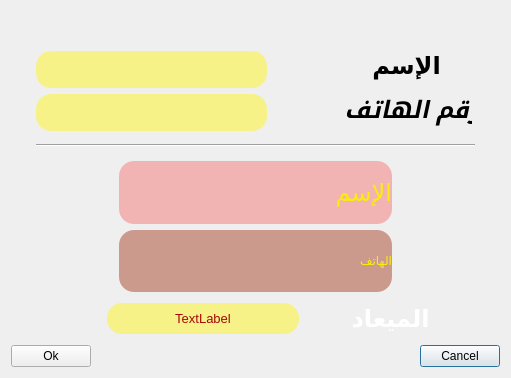
<?xml version="1.0" encoding="UTF-8"?>
<ui version="4.0">
 <class>DailyPatientInfo</class>
 <widget class="QDialog" name="DailyPatientInfo">
  <property name="geometry">
   <rect>
    <x>0</x>
    <y>0</y>
    <width>511</width>
    <height>378</height>
   </rect>
  </property>
  <property name="windowTitle">
   <string>Dialog</string>
  </property>
  <property name="layoutDirection">
   <enum>Qt::RightToLeft</enum>
  </property>
  <property name="styleSheet">
   <string notr="true"/>
  </property>
  <layout class="QVBoxLayout" name="verticalLayout_4">
   <item>
    <spacer name="verticalSpacer">
     <property name="orientation">
      <enum>Qt::Vertical</enum>
     </property>
     <property name="sizeType">
      <enum>QSizePolicy::Fixed</enum>
     </property>
     <property name="sizeHint" stdset="0">
      <size>
       <width>20</width>
       <height>40</height>
      </size>
     </property>
    </spacer>
   </item>
   <item>
    <layout class="QHBoxLayout" name="horizontalLayout">
     <item>
      <spacer name="horizontalSpacer_10">
       <property name="orientation">
        <enum>Qt::Horizontal</enum>
       </property>
       <property name="sizeType">
        <enum>QSizePolicy::Fixed</enum>
       </property>
       <property name="sizeHint" stdset="0">
        <size>
         <width>28</width>
         <height>18</height>
        </size>
       </property>
      </spacer>
     </item>
     <item>
      <layout class="QVBoxLayout" name="verticalLayout">
       <item>
        <widget class="QLabel" name="label">
         <property name="sizePolicy">
          <sizepolicy hsizetype="Expanding" vsizetype="Preferred">
           <horstretch>0</horstretch>
           <verstretch>0</verstretch>
          </sizepolicy>
         </property>
         <property name="minimumSize">
          <size>
           <width>105</width>
           <height>30</height>
          </size>
         </property>
         <property name="styleSheet">
          <string notr="true">font: 57 oblique 17pt &quot;Tlwg Typo&quot;;</string>
         </property>
         <property name="text">
          <string>&lt;html&gt;&lt;head/&gt;&lt;body&gt;&lt;p align=&quot;center&quot;&gt;&lt;span style=&quot; font-size:18pt; font-weight:600; color:#000000;&quot;&gt;الإسم&lt;/span&gt;&lt;/p&gt;&lt;/body&gt;&lt;/html&gt;</string>
         </property>
        </widget>
       </item>
       <item>
        <widget class="QLabel" name="label_2">
         <property name="sizePolicy">
          <sizepolicy hsizetype="Expanding" vsizetype="Preferred">
           <horstretch>0</horstretch>
           <verstretch>0</verstretch>
          </sizepolicy>
         </property>
         <property name="minimumSize">
          <size>
           <width>105</width>
           <height>32</height>
          </size>
         </property>
         <property name="text">
          <string>&lt;html&gt;&lt;head/&gt;&lt;body&gt;&lt;p align=&quot;center&quot;&gt;&lt;span style=&quot; font-size:18pt; font-weight:600; font-style:italic; color:#000000;&quot;&gt;رقم الهاتف&lt;/span&gt;&lt;/p&gt;&lt;/body&gt;&lt;/html&gt;</string>
         </property>
        </widget>
       </item>
      </layout>
     </item>
     <item>
      <spacer name="horizontalSpacer">
       <property name="orientation">
        <enum>Qt::Horizontal</enum>
       </property>
       <property name="sizeType">
        <enum>QSizePolicy::Fixed</enum>
       </property>
       <property name="sizeHint" stdset="0">
        <size>
         <width>68</width>
         <height>20</height>
        </size>
       </property>
      </spacer>
     </item>
     <item>
      <layout class="QVBoxLayout" name="verticalLayout_3">
       <item>
        <widget class="QLineEdit" name="daily_patient_name_line_edit">
         <property name="sizePolicy">
          <sizepolicy hsizetype="Expanding" vsizetype="Fixed">
           <horstretch>0</horstretch>
           <verstretch>0</verstretch>
          </sizepolicy>
         </property>
         <property name="minimumSize">
          <size>
           <width>231</width>
           <height>37</height>
          </size>
         </property>
         <property name="font">
          <font>
           <family>URW Palladio L</family>
           <pointsize>17</pointsize>
           <weight>50</weight>
           <italic>true</italic>
           <bold>false</bold>
          </font>
         </property>
         <property name="autoFillBackground">
          <bool>false</bool>
         </property>
         <property name="styleSheet">
          <string notr="true">color: rgb(0, 0, 0);
font: italic 17pt &quot;URW Palladio L&quot;;
background-color: rgba(255, 245, 3, 112);
border-radius: 15px;</string>
         </property>
         <property name="locale">
          <locale language="Arabic" country="Egypt"/>
         </property>
         <property name="inputMask">
          <string/>
         </property>
         <property name="alignment">
          <set>Qt::AlignCenter</set>
         </property>
        </widget>
       </item>
       <item>
        <widget class="QLineEdit" name="daily_patient_phone_number_line_edit">
         <property name="sizePolicy">
          <sizepolicy hsizetype="Expanding" vsizetype="Fixed">
           <horstretch>0</horstretch>
           <verstretch>0</verstretch>
          </sizepolicy>
         </property>
         <property name="minimumSize">
          <size>
           <width>231</width>
           <height>37</height>
          </size>
         </property>
         <property name="font">
          <font>
           <family>URW Palladio L</family>
           <pointsize>17</pointsize>
           <weight>50</weight>
           <italic>true</italic>
           <bold>false</bold>
          </font>
         </property>
         <property name="styleSheet">
          <string notr="true">color: rgb(0, 0, 0);
font: italic 17pt &quot;URW Palladio L&quot;;
background-color: rgba(255, 245, 3, 112);
border-radius: 15px;</string>
         </property>
         <property name="inputMask">
          <string/>
         </property>
         <property name="maxLength">
          <number>32767</number>
         </property>
         <property name="alignment">
          <set>Qt::AlignCenter</set>
         </property>
        </widget>
       </item>
      </layout>
     </item>
     <item>
      <spacer name="horizontalSpacer_9">
       <property name="orientation">
        <enum>Qt::Horizontal</enum>
       </property>
       <property name="sizeType">
        <enum>QSizePolicy::Fixed</enum>
       </property>
       <property name="sizeHint" stdset="0">
        <size>
         <width>25</width>
         <height>18</height>
        </size>
       </property>
      </spacer>
     </item>
    </layout>
   </item>
   <item>
    <layout class="QHBoxLayout" name="horizontalLayout_2">
     <item>
      <spacer name="horizontalSpacer_12">
       <property name="orientation">
        <enum>Qt::Horizontal</enum>
       </property>
       <property name="sizeType">
        <enum>QSizePolicy::Fixed</enum>
       </property>
       <property name="sizeHint" stdset="0">
        <size>
         <width>25</width>
         <height>18</height>
        </size>
       </property>
      </spacer>
     </item>
     <item>
      <widget class="Line" name="line">
       <property name="minimumSize">
        <size>
         <width>424</width>
         <height>5</height>
        </size>
       </property>
       <property name="styleSheet">
        <string notr="true">background-image: url(:/images/wooden_back1.jpg);</string>
       </property>
       <property name="orientation">
        <enum>Qt::Horizontal</enum>
       </property>
      </widget>
     </item>
     <item>
      <spacer name="horizontalSpacer_11">
       <property name="orientation">
        <enum>Qt::Horizontal</enum>
       </property>
       <property name="sizeType">
        <enum>QSizePolicy::Fixed</enum>
       </property>
       <property name="sizeHint" stdset="0">
        <size>
         <width>25</width>
         <height>18</height>
        </size>
       </property>
      </spacer>
     </item>
    </layout>
   </item>
   <item>
    <layout class="QHBoxLayout" name="horizontalLayout_6">
     <item>
      <spacer name="horizontalSpacer_6">
       <property name="orientation">
        <enum>Qt::Horizontal</enum>
       </property>
       <property name="sizeType">
        <enum>QSizePolicy::Fixed</enum>
       </property>
       <property name="sizeHint" stdset="0">
        <size>
         <width>108</width>
         <height>20</height>
        </size>
       </property>
      </spacer>
     </item>
     <item>
      <layout class="QVBoxLayout" name="verticalLayout_2">
       <item>
        <widget class="QLabel" name="label_3">
         <property name="styleSheet">
          <string notr="true">background-color: rgba(251, 0, 0, 64);
font: 14pt &quot;URW Gothic L&quot;;
color: rgb(248, 238, 9);
border-radius: 15px;</string>
         </property>
         <property name="text">
          <string>&lt;html&gt;&lt;head/&gt;&lt;body&gt;&lt;p align=&quot;right&quot;&gt;&lt;span style=&quot; font-size:18pt;&quot;&gt;الإسم&lt;/span&gt;&lt;/p&gt;&lt;/body&gt;&lt;/html&gt;</string>
         </property>
        </widget>
       </item>
       <item>
        <widget class="QLabel" name="label_4">
         <property name="styleSheet">
          <string notr="true">background-color: rgba(159, 44, 15, 112);
font: 57 italic 16pt &quot;URW Chancery L&quot;;
color: rgb(248, 238, 9);
border-radius: 15px;</string>
         </property>
         <property name="text">
          <string>&lt;html&gt;&lt;head/&gt;&lt;body&gt;&lt;p align=&quot;right&quot;&gt;الهاتف&lt;/p&gt;&lt;/body&gt;&lt;/html&gt;</string>
         </property>
        </widget>
       </item>
      </layout>
     </item>
     <item>
      <spacer name="horizontalSpacer_7">
       <property name="orientation">
        <enum>Qt::Horizontal</enum>
       </property>
       <property name="sizeType">
        <enum>QSizePolicy::Fixed</enum>
       </property>
       <property name="sizeHint" stdset="0">
        <size>
         <width>108</width>
         <height>20</height>
        </size>
       </property>
      </spacer>
     </item>
    </layout>
   </item>
   <item>
    <layout class="QHBoxLayout" name="horizontalLayout_3">
     <item>
      <spacer name="horizontalSpacer_8">
       <property name="orientation">
        <enum>Qt::Horizontal</enum>
       </property>
       <property name="sizeType">
        <enum>QSizePolicy::Fixed</enum>
       </property>
       <property name="sizeHint" stdset="0">
        <size>
         <width>66</width>
         <height>20</height>
        </size>
       </property>
      </spacer>
     </item>
     <item>
      <widget class="QLabel" name="label_5">
       <property name="sizePolicy">
        <sizepolicy hsizetype="Expanding" vsizetype="Preferred">
         <horstretch>0</horstretch>
         <verstretch>0</verstretch>
        </sizepolicy>
       </property>
       <property name="minimumSize">
        <size>
         <width>79</width>
         <height>30</height>
        </size>
       </property>
       <property name="styleSheet">
        <string notr="true">font: 57 oblique 17pt &quot;Tlwg Typo&quot;;</string>
       </property>
       <property name="text">
        <string>&lt;html&gt;&lt;head/&gt;&lt;body&gt;&lt;p align=&quot;center&quot;&gt;&lt;span style=&quot; font-size:18pt; font-weight:600; color:#ffffff;&quot;&gt;الميعاد&lt;/span&gt;&lt;/p&gt;&lt;/body&gt;&lt;/html&gt;</string>
       </property>
      </widget>
     </item>
     <item>
      <spacer name="horizontalSpacer_2">
       <property name="orientation">
        <enum>Qt::Horizontal</enum>
       </property>
       <property name="sizeType">
        <enum>QSizePolicy::Fixed</enum>
       </property>
       <property name="sizeHint" stdset="0">
        <size>
         <width>42</width>
         <height>20</height>
        </size>
       </property>
      </spacer>
     </item>
     <item>
      <widget class="QLabel" name="complete_time_label">
       <property name="sizePolicy">
        <sizepolicy hsizetype="Preferred" vsizetype="Fixed">
         <horstretch>0</horstretch>
         <verstretch>0</verstretch>
        </sizepolicy>
       </property>
       <property name="minimumSize">
        <size>
         <width>192</width>
         <height>31</height>
        </size>
       </property>
       <property name="styleSheet">
        <string notr="true">color: rgb(166, 9, 9);
font: italic 16pt &quot;URW Palladio L&quot;;
background-color: rgba(255, 245, 3, 112);
border-radius: 15px;</string>
       </property>
       <property name="text">
        <string>&lt;html&gt;&lt;head/&gt;&lt;body&gt;&lt;p align=&quot;center&quot;&gt;&lt;span style=&quot; font-size:10pt;&quot;&gt;TextLabel&lt;/span&gt;&lt;/p&gt;&lt;/body&gt;&lt;/html&gt;</string>
       </property>
      </widget>
     </item>
     <item>
      <spacer name="horizontalSpacer_4">
       <property name="orientation">
        <enum>Qt::Horizontal</enum>
       </property>
       <property name="sizeType">
        <enum>QSizePolicy::Expanding</enum>
       </property>
       <property name="sizeHint" stdset="0">
        <size>
         <width>96</width>
         <height>41</height>
        </size>
       </property>
      </spacer>
     </item>
    </layout>
   </item>
   <item>
    <layout class="QHBoxLayout" name="horizontalLayout_5">
     <item>
      <widget class="QPushButton" name="cancel_add_new_patient_button">
       <property name="text">
        <string>Cancel</string>
       </property>
      </widget>
     </item>
     <item>
      <spacer name="horizontalSpacer_5">
       <property name="orientation">
        <enum>Qt::Horizontal</enum>
       </property>
       <property name="sizeHint" stdset="0">
        <size>
         <width>228</width>
         <height>20</height>
        </size>
       </property>
      </spacer>
     </item>
     <item>
      <widget class="QPushButton" name="add_new_daily_patient_button">
       <property name="text">
        <string>Ok</string>
       </property>
      </widget>
     </item>
    </layout>
   </item>
  </layout>
 </widget>
 <tabstops>
  <tabstop>daily_patient_name_line_edit</tabstop>
  <tabstop>daily_patient_phone_number_line_edit</tabstop>
  <tabstop>add_new_daily_patient_button</tabstop>
  <tabstop>cancel_add_new_patient_button</tabstop>
 </tabstops>
 <resources/>
 <connections>
  <connection>
   <sender>daily_patient_name_line_edit</sender>
   <signal>textChanged(QString)</signal>
   <receiver>label_3</receiver>
   <slot>setText(QString)</slot>
   <hints>
    <hint type="sourcelabel">
     <x>281</x>
     <y>30</y>
    </hint>
    <hint type="destinationlabel">
     <x>181</x>
     <y>208</y>
    </hint>
   </hints>
  </connection>
  <connection>
   <sender>daily_patient_phone_number_line_edit</sender>
   <signal>textChanged(QString)</signal>
   <receiver>label_4</receiver>
   <slot>setText(QString)</slot>
   <hints>
    <hint type="sourcelabel">
     <x>276</x>
     <y>92</y>
    </hint>
    <hint type="destinationlabel">
     <x>158</x>
     <y>252</y>
    </hint>
   </hints>
  </connection>
 </connections>
</ui>
